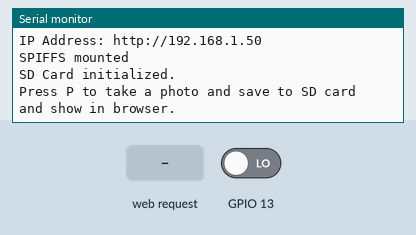
Recording of a sketch running on a simulated ESP32. Shown: the last lines printed to the serial monitor. The test bench sets the inputs (shaded band); at power-on: GPIO 13 LOW. WiFi joins after 1.5 s; servers stay silent unless stated; storage starts empty; EEPROM starts erased; the camera gives no picture.

Above: at 3.5 s.
3.6 s: GPIO 13 driven HIGH
At 3.67 s:
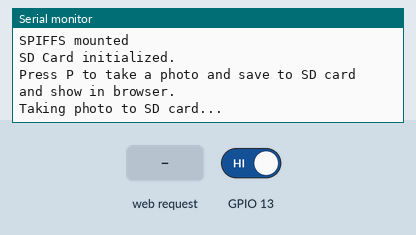
5.1 s: HTTP request GET /capture received
At 5.23 s:
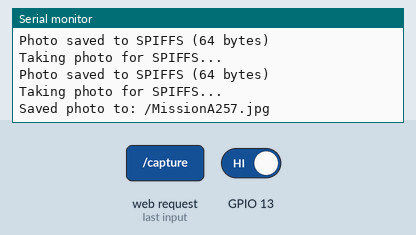

The sketch:

final_cam_browser_display_sd_delay.ino
```cpp
#include "WiFi.h"
#include "esp_camera.h"
#include "esp_timer.h"
#include "img_converters.h"
#include "Arduino.h"
#include "soc/soc.h"
#include "soc/rtc_cntl_reg.h"
#include "driver/rtc_io.h"
#include <ESPAsyncWebServer.h>
#include <SPIFFS.h>
#include <FS.h>
#include "SD_MMC.h"
#include <EEPROM.h>

const char* ssid = "Cookies Wifi";
const char* password = "Cenojas080569";

AsyncWebServer server(80);
boolean takeNewPhoto = false;

#define FILE_PHOTO "/photo.jpg"
#define EEPROM_SIZE 1
int pictureNumber = 0;

// AI Thinker CAM PIN Map
#define PWDN_GPIO_NUM     32
#define RESET_GPIO_NUM    -1
#define XCLK_GPIO_NUM      0
#define SIOD_GPIO_NUM     26
#define SIOC_GPIO_NUM     27
#define Y9_GPIO_NUM       35
#define Y8_GPIO_NUM       34
#define Y7_GPIO_NUM       39
#define Y6_GPIO_NUM       36
#define Y5_GPIO_NUM       21
#define Y4_GPIO_NUM       19
#define Y3_GPIO_NUM       18
#define Y2_GPIO_NUM        5
#define VSYNC_GPIO_NUM    25
#define HREF_GPIO_NUM     23
#define PCLK_GPIO_NUM     22

const char index_html[] PROGMEM = R"rawliteral(
<!DOCTYPE HTML><html>
<head>
  <meta name="viewport" content="width=device-width, initial-scale=1">
  <meta http-equiv="refresh" content="10">
  <style>
    body {
      background-color: #a8c209;
      color: white;
      font-family: Arial, sans-serif;
      text-align: center;
      margin: 0;
      padding: 0;
    }
    h1 {
      font-size: 2.5em;
      font-weight: bold;
      margin-top: 30px;
    }
    button {
      font-size: 16px;
      padding: 10px 20px;
      margin: 10px;
      border: none;
      border-radius: 5px;
      background-color: #ffffff;
      color: #000080;
      font-weight: bold;
      cursor: pointer;
      transition: 0.3s;
    }
    button:hover {
      background-color: #dcdcdc;
    }
    img {
      margin-top: 20px;
      max-width: 80%;
      border: 4px solid white;
      border-radius: 10px;
    }
    #log {
      margin-top: 20px;
      font-size: 1em;
    }
  </style>
</head>
<body>
  <h1>MAACM Satellite Payload</h1>
  <p>Capture mission photos and auto-refresh every 10 seconds.</p>
  <button onclick="rotatePhoto();">ROTATE</button>
  <button onclick="capturePhoto()">CAPTURE PHOTO</button>
  <button onclick="location.reload();">REFRESH PAGE</button>
  <div>
    <img src="saved-photo?t=" id="photo">
  </div>
  <div id="log">Loading latest mission info...</div>
</body>
<script>
  var deg = 0;
  function capturePhoto() {
    var xhr = new XMLHttpRequest();
    xhr.open('GET', "/capture", true);
    xhr.onload = function() {
      setTimeout(function() {
        var photo = document.getElementById("photo");
        photo.src = "saved-photo?t=" + new Date().getTime();
        fetchLog();
      }, 3000);
    };
    xhr.send();
  }
  function rotatePhoto() {
    var img = document.getElementById("photo");
    deg += 90;
    img.style.transform = "rotate(" + deg + "deg)";
  }
  function fetchLog() {
    fetch('/latest-info')
      .then(response => response.text())
      .then(data => {
        document.getElementById("log").innerHTML = data;
      });
  }
  fetchLog(); // initial fetch
</script>
</html>)rawliteral";

void setup() {
  WRITE_PERI_REG(RTC_CNTL_BROWN_OUT_REG, 0);

  Serial.begin(115200);
  pinMode(13,INPUT);
  WiFi.begin(ssid, password);
  while (WiFi.status() != WL_CONNECTED) {
    delay(1000);
    Serial.println("Connecting to WiFi...");
  }
  Serial.print("IP Address: http://");
  Serial.println(WiFi.localIP());

  if (!SPIFFS.begin(true)) {
    Serial.println("SPIFFS Mount Failed");
    ESP.restart();
  } else {
    Serial.println("SPIFFS mounted");
  }

  if (!SD_MMC.begin()) {
    Serial.println("SD Card Mount Failed");
  } else {
    if (SD_MMC.cardType() == CARD_NONE) {
      Serial.println("No SD Card");
    } else {
      Serial.println("SD Card initialized.");
    }
  }

  EEPROM.begin(EEPROM_SIZE);
  pictureNumber = EEPROM.read(0) + 1;

  camera_config_t config;
  config.ledc_channel = LEDC_CHANNEL_0;
  config.ledc_timer = LEDC_TIMER_0;
  config.pin_d0 = Y2_GPIO_NUM;
  config.pin_d1 = Y3_GPIO_NUM;
  config.pin_d2 = Y4_GPIO_NUM;
  config.pin_d3 = Y5_GPIO_NUM;
  config.pin_d4 = Y6_GPIO_NUM;
  config.pin_d5 = Y7_GPIO_NUM;
  config.pin_d6 = Y8_GPIO_NUM;
  config.pin_d7 = Y9_GPIO_NUM;
  config.pin_xclk = XCLK_GPIO_NUM;
  config.pin_pclk = PCLK_GPIO_NUM;
  config.pin_vsync = VSYNC_GPIO_NUM;
  config.pin_href = HREF_GPIO_NUM;
  config.pin_sccb_sda = SIOD_GPIO_NUM;
  config.pin_sccb_scl = SIOC_GPIO_NUM;
  config.pin_pwdn = PWDN_GPIO_NUM;
  config.pin_reset = RESET_GPIO_NUM;
  config.xclk_freq_hz = 20000000;
  config.pixel_format = PIXFORMAT_JPEG;

  if (psramFound()) {
    config.frame_size = FRAMESIZE_UXGA;
    config.jpeg_quality = 10;
    config.fb_count = 2;
  } else {
    config.frame_size = FRAMESIZE_SVGA;
    config.jpeg_quality = 12;
    config.fb_count = 1;
  }

  if (esp_camera_init(&config) != ESP_OK) {
    Serial.println("Camera init failed");
    ESP.restart();
  }

  server.on("/", HTTP_GET, [](AsyncWebServerRequest * request) {
    request->send(200, "text/html", index_html);
  });

server.on("/capture", HTTP_GET, [](AsyncWebServerRequest * request) {
  takeNewPhoto = true;
  takePhotoToSD(); // <-- Add this line to save to SD card
  request->send(200, "text/plain", "Taking Photo");
});

  server.on("/saved-photo", HTTP_GET, [](AsyncWebServerRequest * request) {
    request->send(SPIFFS, FILE_PHOTO, "image/jpg", false);
  });

  server.on("/latest-info", HTTP_GET, [](AsyncWebServerRequest *request){
    String info = "Filename: MissionA" + String(pictureNumber - 1) + ".jpg<br>";
    info += "Timestamp: " + String(millis() / 1000) + "s since boot";
    request->send(200, "text/html", info);
  });

  server.begin();

  Serial.println("Press P to take a photo and save to SD card and show in browser.");
}

void loop() {
  if (takeNewPhoto) {
    capturePhotoSaveSpiffs();
    takeNewPhoto = false;
  }

  if (Serial.available()) {
    char command = Serial.read();
    if (command == 'P' || command == 'p') {
      Serial.println("Taking photo to SD card...");
      takePhotoToSD();
      capturePhotoSaveSpiffs(); // also save for web view
    }
  }

  if(digitalRead(13) == HIGH){
      Serial.println("Taking photo to SD card...");
      takePhotoToSD();
      capturePhotoSaveSpiffs(); // also save for web
    }
  delay(1);
}

void capturePhotoSaveSpiffs() {
  camera_fb_t * fb = NULL;
  bool ok = 0;

  do {
    Serial.println("Taking photo for SPIFFS...");
    fb = esp_camera_fb_get();
    if (!fb) {
      Serial.println("Camera capture failed");
      return;
    }

    File file = SPIFFS.open(FILE_PHOTO, FILE_WRITE);
    if (!file) {
      Serial.println("Failed to open file in writing mode");
    } else {
      file.write(fb->buf, fb->len);
      Serial.print("Photo saved to SPIFFS (");
      Serial.print(file.size());
      Serial.println(" bytes)");
    }
    file.close();
    esp_camera_fb_return(fb);
    ok = checkPhoto(SPIFFS);
  } while (!ok);
}

bool checkPhoto(fs::FS &fs) {
  File f_pic = fs.open(FILE_PHOTO);
  return f_pic && f_pic.size() > 100;
}

void takePhotoToSD() {
  if (!SD_MMC.begin()) {
    Serial.println("SD Card Mount Failed");
    return;
  }

  if (SD_MMC.cardType() == CARD_NONE) {
    Serial.println("No SD Card");
    return;
  }

  camera_fb_t * fb = esp_camera_fb_get();
  if (!fb) {
    Serial.println("Camera capture failed");
    return;
  }

  String path = "/MissionA" + String(pictureNumber) + ".jpg";
  fs::FS &fs = SD_MMC;

  File file = fs.open(path.c_str(), FILE_WRITE);
  if (!file) {
    Serial.println("Failed to open file in writing mode");
  } else {
    file.write(fb->buf, fb->len);
    Serial.printf("Saved photo to: %s\n", path.c_str());
    pictureNumber++;
    EEPROM.write(0, pictureNumber);
    EEPROM.commit();
  }
  file.close();
  esp_camera_fb_return(fb);
}
```

Measured:
- after the input at 3.6 s, the serial monitor: prints a new line at once (image 1)
- after the input at 5.1 s, the serial monitor: prints a new line after 0.13 s (image 2)
